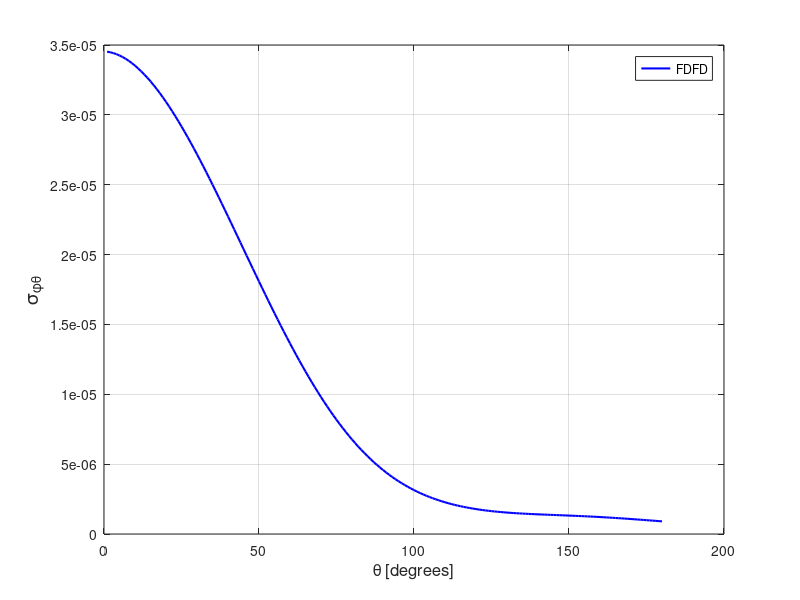

Write MATLAB code to recreate this figure.
spt = [ 
    1  0.34521603E-04
    2  0.34480810E-04
    3  0.34421657E-04
    4  0.34344808E-04
    5  0.34250457E-04
    6  0.34138629E-04
    7  0.34009161E-04
    8  0.33863187E-04
    9  0.33700770E-04
   10  0.33522043E-04
   11  0.33327564E-04
   12  0.33117605E-04
   13  0.32892724E-04
   14  0.32653075E-04
   15  0.32399126E-04
   16  0.32131247E-04
   17  0.31850144E-04
   18  0.31555497E-04
   19  0.31248903E-04
   20  0.30930085E-04
   21  0.30599542E-04
   22  0.30257166E-04
   23  0.29904990E-04
   24  0.29541998E-04
   25  0.29169350E-04
   26  0.28787366E-04
   27  0.28396384E-04
   28  0.27997407E-04
   29  0.27590146E-04
   30  0.27175285E-04
   31  0.26754044E-04
   32  0.26325955E-04
   33  0.25892121E-04
   34  0.25452911E-04
   35  0.25008610E-04
   36  0.24559504E-04
   37  0.24107207E-04
   38  0.23650768E-04
   39  0.23191158E-04
   40  0.22729570E-04
   41  0.22265172E-04
   42  0.21799729E-04
   43  0.21332720E-04
   44  0.20864953E-04
   45  0.20397134E-04
   46  0.19930225E-04
   47  0.19462492E-04
   48  0.18997274E-04
   49  0.18532903E-04
   50  0.18070985E-04
   51  0.17610677E-04
   52  0.17153525E-04
   53  0.16699239E-04
   54  0.16248970E-04
   55  0.15801863E-04
   56  0.15360218E-04
   57  0.14922822E-04
   58  0.14490146E-04
   59  0.14063110E-04
   60  0.13641938E-04
   61  0.13226368E-04
   62  0.12817356E-04
   63  0.12414521E-04
   64  0.12019243E-04
   65  0.11630028E-04
   66  0.11249219E-04
   67  0.10875756E-04
   68  0.10509188E-04
   69  0.10150838E-04
   70  0.98009205E-05
   71  0.94592706E-05
   72  0.91253733E-05
   73  0.88005208E-05
   74  0.84840949E-05
   75  0.81761254E-05
   76  0.78763396E-05
   77  0.75858779E-05
   78  0.73040242E-05
   79  0.70305973E-05
   80  0.67657725E-05
   81  0.65096629E-05
   82  0.62623071E-05
   83  0.60235766E-05
   84  0.57931438E-05
   85  0.55708788E-05
   86  0.53569324E-05
   87  0.51510251E-05
   88  0.49535174E-05
   89  0.47635472E-05
   90  0.45811148E-05
   91  0.44063167E-05
   92  0.42389706E-05
   93  0.40785631E-05
   94  0.39257116E-05
   95  0.37791251E-05
   96  0.36390597E-05
   97  0.35059325E-05
   98  0.33788212E-05
   99  0.32577304E-05
  100  0.31426755E-05
  101  0.30332249E-05
  102  0.29289838E-05
  103  0.28303266E-05
  104  0.27366802E-05
  105  0.26477785E-05
  106  0.25638647E-05
  107  0.24841743E-05
  108  0.24089454E-05
  109  0.23378536E-05
  110  0.22706854E-05
  111  0.22074707E-05
  112  0.21478918E-05
  113  0.20915600E-05
  114  0.20387965E-05
  115  0.19892602E-05
  116  0.19426902E-05
  117  0.18989100E-05
  118  0.18580656E-05
  119  0.18196961E-05
  120  0.17836919E-05
  121  0.17501524E-05
  122  0.17188179E-05
  123  0.16897447E-05
  124  0.16623296E-05
  125  0.16369042E-05
  126  0.16132024E-05
  127  0.15912932E-05
  128  0.15706659E-05
  129  0.15515543E-05
  130  0.15338974E-05
  131  0.15171879E-05
  132  0.15018401E-05
  133  0.14875109E-05
  134  0.14739605E-05
  135  0.14613818E-05
  136  0.14493606E-05
  137  0.14381154E-05
  138  0.14274619E-05
  139  0.14172533E-05
  140  0.14076090E-05
  141  0.13980359E-05
  142  0.13889761E-05
  143  0.13800436E-05
  144  0.13714194E-05
  145  0.13627159E-05
  146  0.13541310E-05
  147  0.13455551E-05
  148  0.13368618E-05
  149  0.13279769E-05
  150  0.13189856E-05
  151  0.13097955E-05
  152  0.13003493E-05
  153  0.12907375E-05
  154  0.12807185E-05
  155  0.12704395E-05
  156  0.12598124E-05
  157  0.12487991E-05
  158  0.12374610E-05
  159  0.12257314E-05
  160  0.12135589E-05
  161  0.12010346E-05
  162  0.11882699E-05
  163  0.11749186E-05
  164  0.11612244E-05
  165  0.11472330E-05
  166  0.11328742E-05
  167  0.11181307E-05
  168  0.11031008E-05
  169  0.10877494E-05
  170  0.10721178E-05
  171  0.10562202E-05
  172  0.10400445E-05
  173  0.10236361E-05
  174  0.10070908E-05
  175  0.99032650E-06
  176  0.97342706E-06
  177  0.95640269E-06
  178  0.93929333E-06
  179  0.92210877E-06
  180  0.90487481E-06
  181  0.88761510E-06
  182  0.87040854E-06
  183  0.85322569E-06
  184  0.83611616E-06
  185  0.81907018E-06
  186  0.80217450E-06
  187  0.78540603E-06
  188  0.76879940E-06
  189  0.75236557E-06
  190  0.73618753E-06
  191  0.72018361E-06
  192  0.70443798E-06
  193  0.68900800E-06
  194  0.67376743E-06
  195  0.65887417E-06
  196  0.64435261E-06
  197  0.63011760E-06
  198  0.61621239E-06
  199  0.60269667E-06
  200  0.58951690E-06
  201  0.57675857E-06
  202  0.56437881E-06
  203  0.55240542E-06
  204  0.54079067E-06
  205  0.52966527E-06
  206  0.51897865E-06
  207  0.50871159E-06
  208  0.49890730E-06
  209  0.48952279E-06
  210  0.48062446E-06
  211  0.47220382E-06
  212  0.46422190E-06
  213  0.45674710E-06
  214  0.44973149E-06
  215  0.44323369E-06
  216  0.43724367E-06
  217  0.43170223E-06
  218  0.42682356E-06
  219  0.42234174E-06
  220  0.41846448E-06
  221  0.41510430E-06
  222  0.41232269E-06
  223  0.41012819E-06
  224  0.40842846E-06
  225  0.40740073E-06
  226  0.40703492E-06
  227  0.40721866E-06
  228  0.40802882E-06
  229  0.40968820E-06
  230  0.41196157E-06
  231  0.41488684E-06
  232  0.41864476E-06
  233  0.42316935E-06
  234  0.42863326E-06
  235  0.43491616E-06
  236  0.44211953E-06
  237  0.45026954E-06
  238  0.45946422E-06
  239  0.46971599E-06
  240  0.48118892E-06
  241  0.49384533E-06
  242  0.50773195E-06
  243  0.52310753E-06
  244  0.53987077E-06
  245  0.55836529E-06
  246  0.57837121E-06
  247  0.60040907E-06
  248  0.62423760E-06
  249  0.65002405E-06
  250  0.67814278E-06
  251  0.70869908E-06
  252  0.74170697E-06
  253  0.77739543E-06
  254  0.81601826E-06
  255  0.85790271E-06
  256  0.90305150E-06
  257  0.95162852E-06
  258  0.10040153E-05
  259  0.10605838E-05
  260  0.11210723E-05
  261  0.11866105E-05
  262  0.12568439E-05
  263  0.13322206E-05
  264  0.14129268E-05
  265  0.14994309E-05
  266  0.15921581E-05
  267  0.16911781E-05
  268  0.17970976E-05
  269  0.19099573E-05
  270  0.20302639E-05
  271  0.21585629E-05
  272  0.22947695E-05
  273  0.24399756E-05
  274  0.25934926E-05
  275  0.27564299E-05
  276  0.29289401E-05
  277  0.31117211E-05
  278  0.33041745E-05
  279  0.35074240E-05
  280  0.37217376E-05
  281  0.39469005E-05
  282  0.41834328E-05
  283  0.44321496E-05
  284  0.46922746E-05
  285  0.49648829E-05
  286  0.52495625E-05
  287  0.55470632E-05
  288  0.58571018E-05
  289  0.61795149E-05
  290  0.65151289E-05
  291  0.68631166E-05
  292  0.72244352E-05
  293  0.75986950E-05
  294  0.79851889E-05
  295  0.83844261E-05
  296  0.87962553E-05
  297  0.92201635E-05
  298  0.96559661E-05
  299  0.10103399E-04
  300  0.10562717E-04
  301  0.11032894E-04
  302  0.11513826E-04
  303  0.12004544E-04
  304  0.12505121E-04
  305  0.13015125E-04
  306  0.13533951E-04
  307  0.14060877E-04
  308  0.14595283E-04
  309  0.15136029E-04
  310  0.15683143E-04
  311  0.16236168E-04
  312  0.16792674E-04
  313  0.17354325E-04
  314  0.17919487E-04
  315  0.18485418E-04
  316  0.19053681E-04
  317  0.19622750E-04
  318  0.20191681E-04
  319  0.20759398E-04
  320  0.21326063E-04
  321  0.21889326E-04
  322  0.22448638E-04
  323  0.23004652E-04
  324  0.23555267E-04
  325  0.24098921E-04
  326  0.24636942E-04
  327  0.25166781E-04
  328  0.25688332E-04
  329  0.26199950E-04
  330  0.26702055E-04
  331  0.27193677E-04
  332  0.27673961E-04
  333  0.28142023E-04
  334  0.28596522E-04
  335  0.29039305E-04
  336  0.29466773E-04
  337  0.29880061E-04
  338  0.30278285E-04
  339  0.30660667E-04
  340  0.31026910E-04
  341  0.31377243E-04
  342  0.31709875E-04
  343  0.32025808E-04
  344  0.32323980E-04
  345  0.32603908E-04
  346  0.32865639E-04
  347  0.33109161E-04
  348  0.33333850E-04
  349  0.33539887E-04
  350  0.33726952E-04
  351  0.33894652E-04
  352  0.34043562E-04
  353  0.34173001E-04
  354  0.34283545E-04
  355  0.34374454E-04
  356  0.34446271E-04
  357  0.34499131E-04
  358  0.34532830E-04
  359  0.34547957E-04
  360  0.34543969E-04
 ]; 
plot(spt(1:180,1),spt(1:180,2),'b-','linewidth',1.5 ); 
grid on 
legend('FDFD');
xlabel('\theta [degrees]','FontSize',12);
ylabel('\sigma_{\phi\theta}','FontSize',14);
